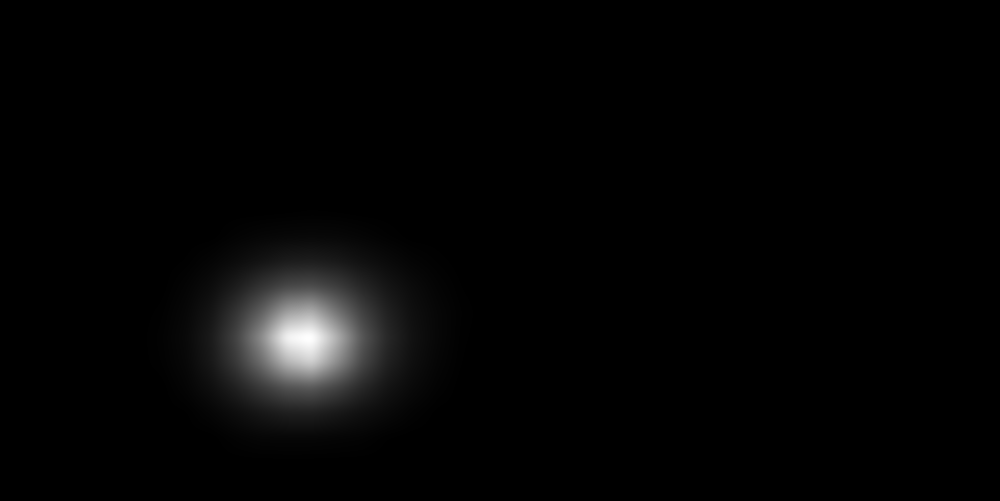
#> input picture test/test4/test4-noyear/pred4/1815.048diagram.png, 1000 x 501 px, shrunk from 1998 x 1000 before the run; its folder holds 4 pictures in this run
$ python main.py
#> lines starting #> are read from the running program, lines starting #| are printed output that depends on the picture
# include <opencv2/imgcodecs.hpp>
import cv2 as cv
import os
import array as arr
import numpy as np
import glob
from matplotlib import pyplot as plt


a = arr.array('i', [])
imgs_train_path = "pred4/"
#images = [imgs_train_path + f for f in os.listdir(imgs_train_path) if f.endswith(('.jpg', '.jpeg', '.png'))]
images = [img for img in glob.glob("pred4/*.png")]
images.sort()
size = len(images) - 1
print(size)
for x in range(0,size,1):
   src1 = cv.imread(images[x],0   )
#> src1 is the input picture: shape (501, 1000); min 0, max 254, mean 4.8
   src2 = cv.imread(images[x+1],0  )
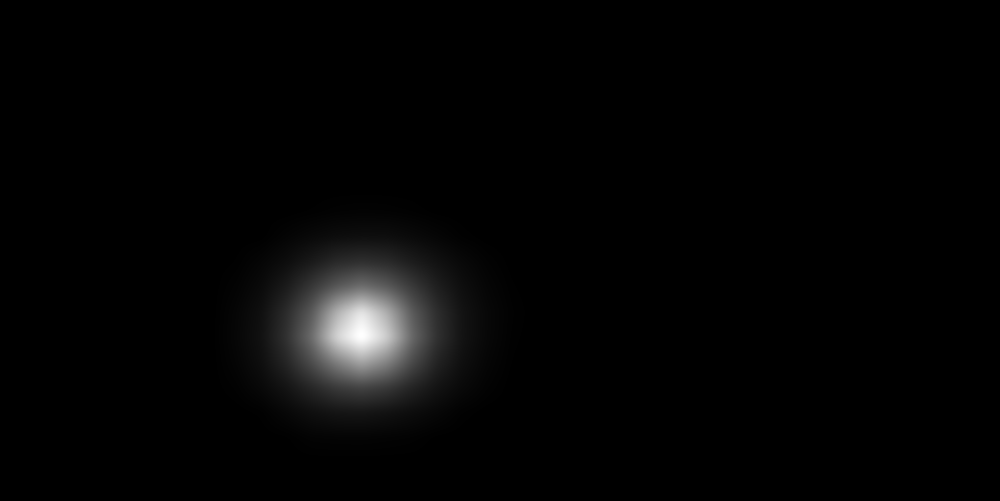
#> input picture test/test4/test4-noyear/pred4/1831.4545diagram.png, 1000 x 501 px, shrunk from 1998 x 1000 before the run
#> src2 is the input picture: shape (501, 1000); min 0, max 254, mean 4.8
   print(images[x])
   res = cv.subtract(src2, src1);
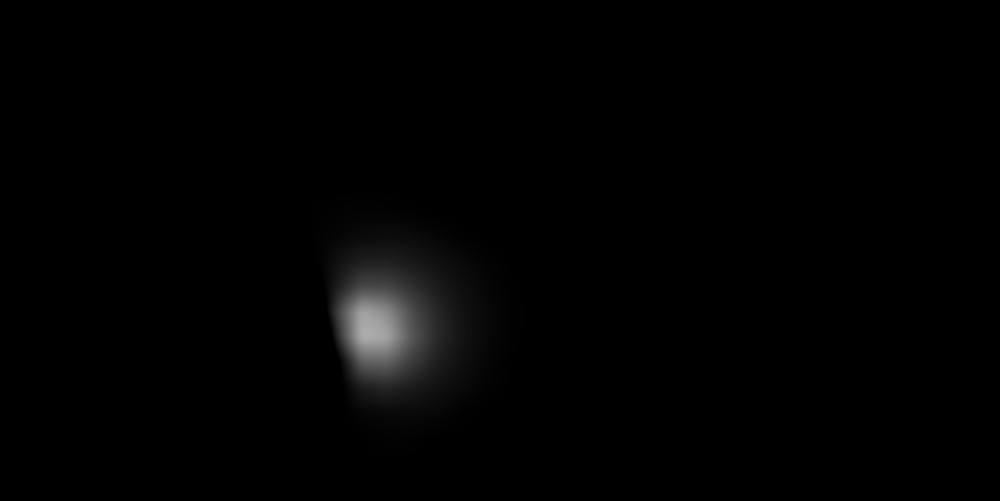
#> res: shape (501, 1000); min 0, max 173, mean 2.4
   #res = np.abs(src2 - src1)

   ##inverting image
   diff = ~src1
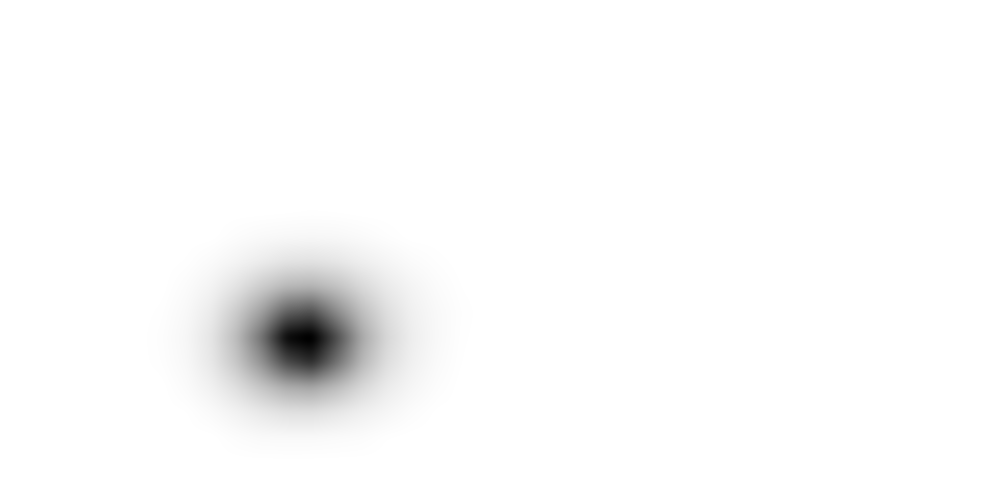
#> diff: shape (501, 1000); min 1, max 255, mean 250.2
   diff=diff - src1
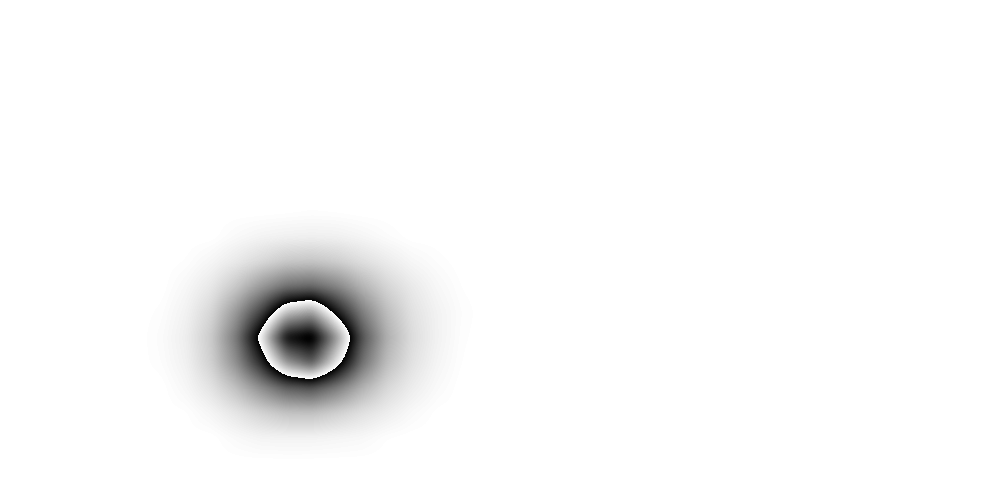
#> diff: shape (501, 1000); min 1, max 255, mean 248.1
   #cv.imwrite("diff.png",diff)
   diff = ~diff
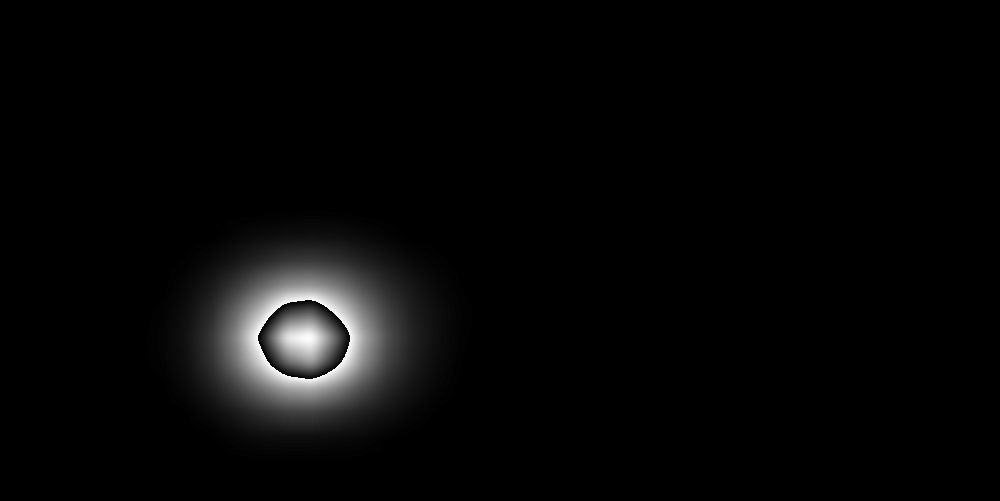
#> diff: shape (501, 1000); min 0, max 254, mean 6.9
   maxc=cv.countNonZero(diff)
#> maxc = 63472
   # [7 lines of commented-out code are left out]
   white = cv.countNonZero(res)
#> white = 40189
   #print(white)
   #a.append(white*100/maxc)
   a.append(white)
   name = "new"+'%s' % x+".png"
   cv.imwrite("diff/"+ name, res)
#> pass 2 of the loop `for x in range(0,size,1):`:
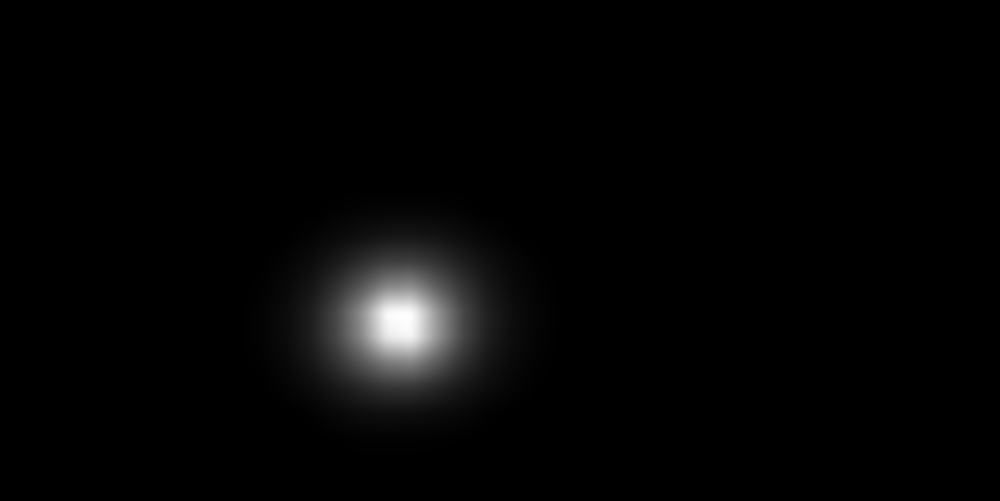
#> input picture test/test4/test4-noyear/pred4/1845.144diagram.png, 1000 x 501 px, shrunk from 1998 x 1000 before the run
#> src2 is the input picture: shape (501, 1000); min 0, max 254, mean 5.1
#> `diff=diff - src1`:
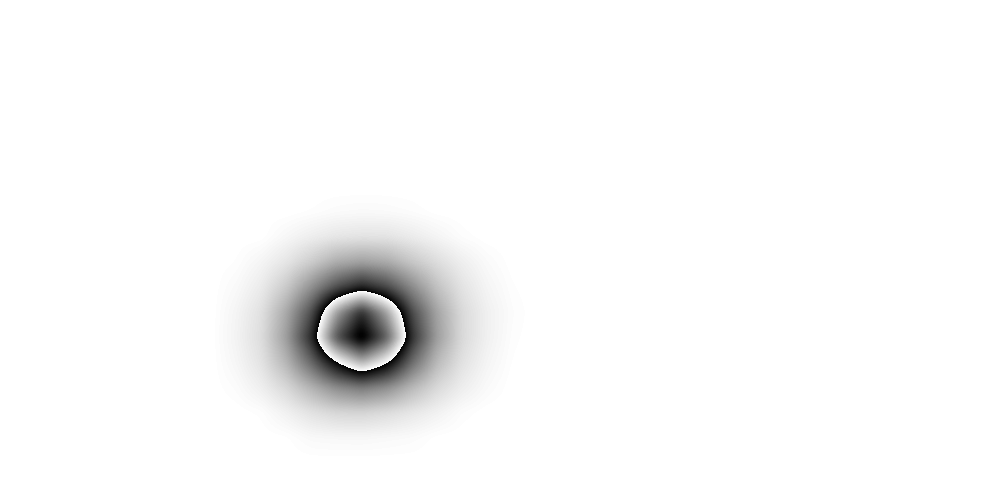
#> diff: shape (501, 1000); min 1, max 255, mean 248.1
#> `diff = ~diff`:
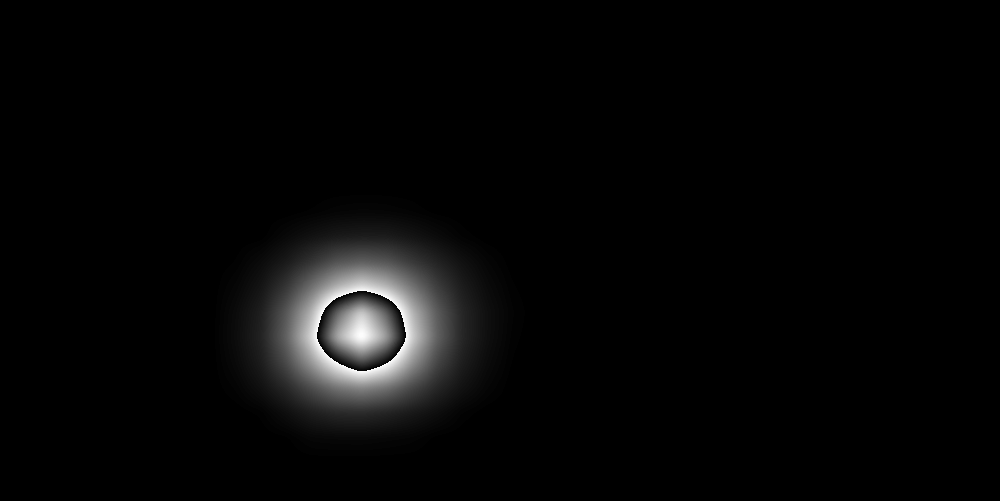
#> diff: shape (501, 1000); min 0, max 254, mean 6.9
#> maxc = 63152
#> white = 37660
#> pass 3 of the loop `for x in range(0,size,1):`:
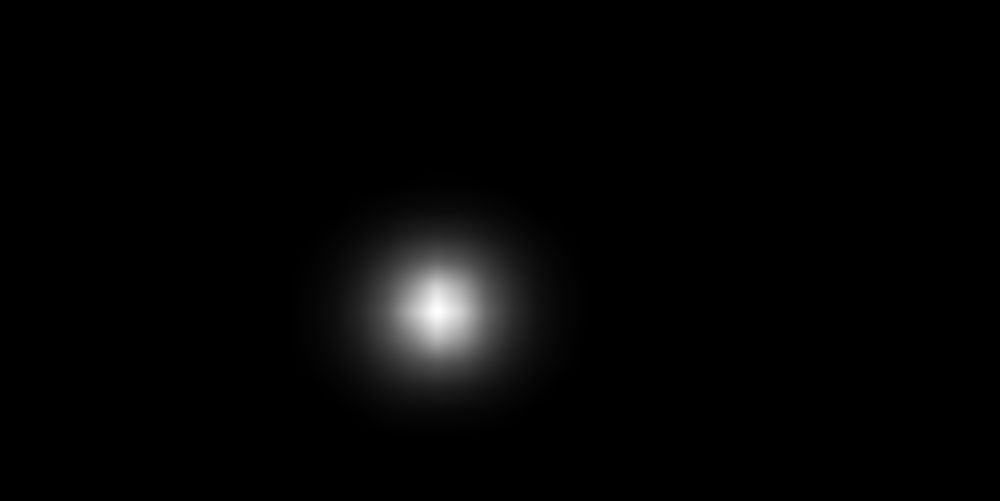
#> input picture test/test4/test4-noyear/pred4/1864.3719999999998diagram.png, 1000 x 501 px, shrunk from 1998 x 1000 before the run
#> src2 is the input picture: shape (501, 1000); min 0, max 254, mean 4.7
#> `diff=diff - src1`:
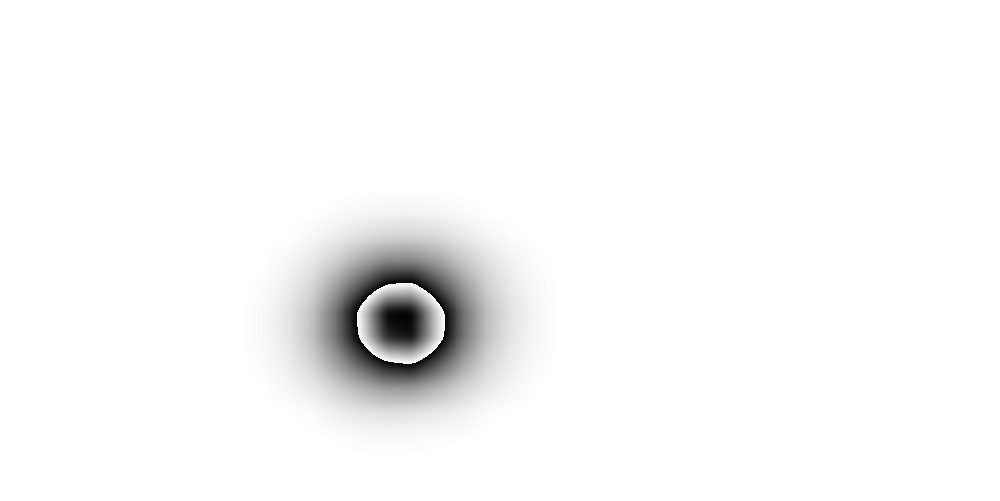
#> diff: shape (501, 1000); min 1, max 255, mean 247.7
#> `diff = ~diff`:
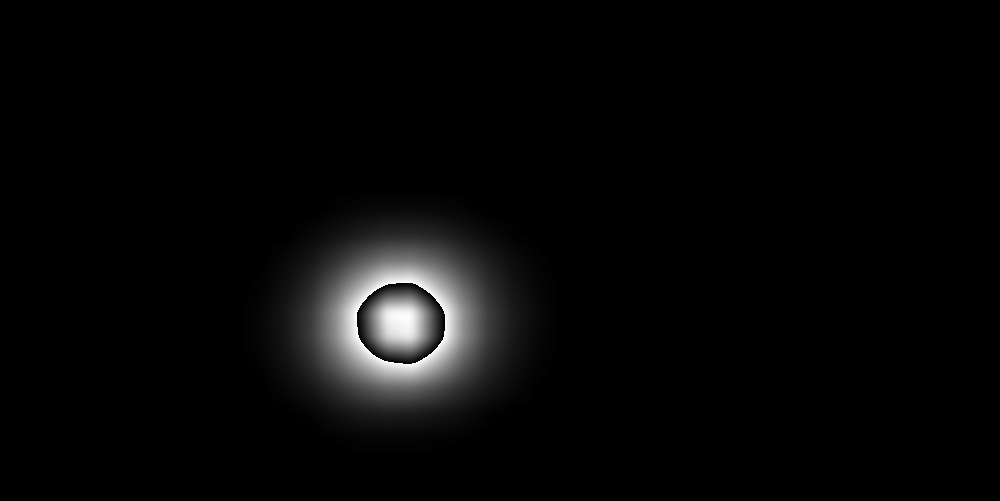
#> diff: shape (501, 1000); min 0, max 254, mean 7.3
#> maxc = 64411
#> white = 35445

# [9 lines of commented-out code are left out]

print(a)
